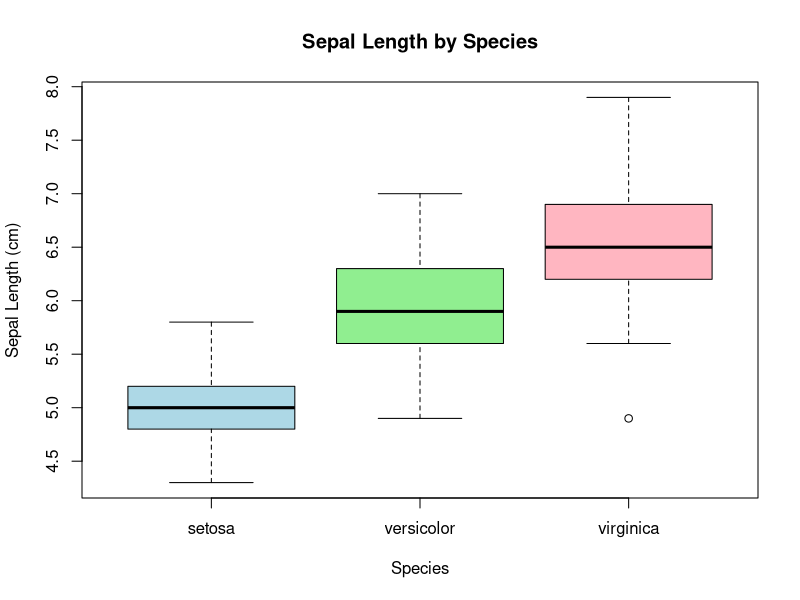
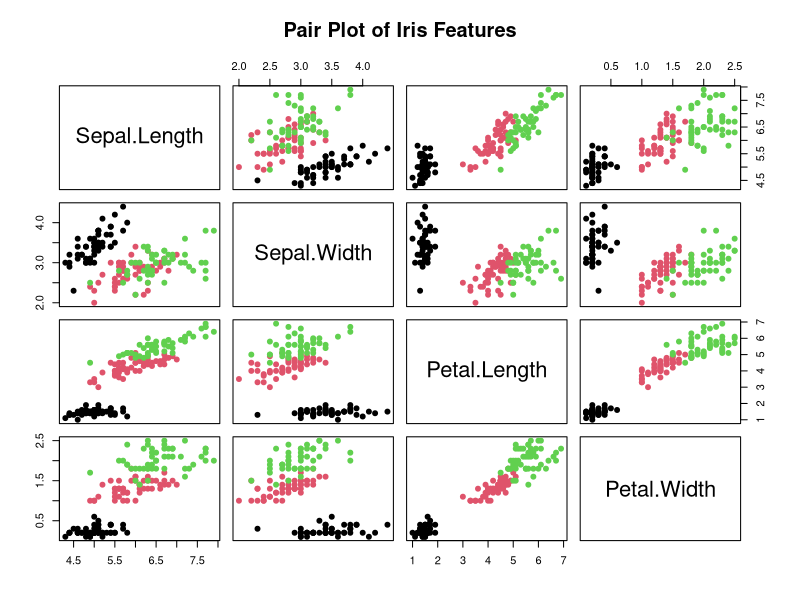

Recreate these plots in R, in order.
# Load the built-in dataset
data(iris)

# View the structure of the dataset
str(iris)

# Summary statistics
summary(iris)

# Check the first few rows
head(iris)
# Check for missing data
colSums(is.na(iris))
# Boxplot of Sepal.Length across species
boxplot(Sepal.Length ~ Species, data = iris,
        main = "Sepal Length by Species",
        xlab = "Species",
        ylab = "Sepal Length (cm)",
        col = c("lightblue", "lightgreen", "lightpink"))
# One-way ANOVA test
anova_result <- aov(Sepal.Length ~ Species, data = iris)
summary(anova_result)
pairs(iris[1:4],
      main = "Pair Plot of Iris Features",
      pch = 19,
      col = iris$Species)
